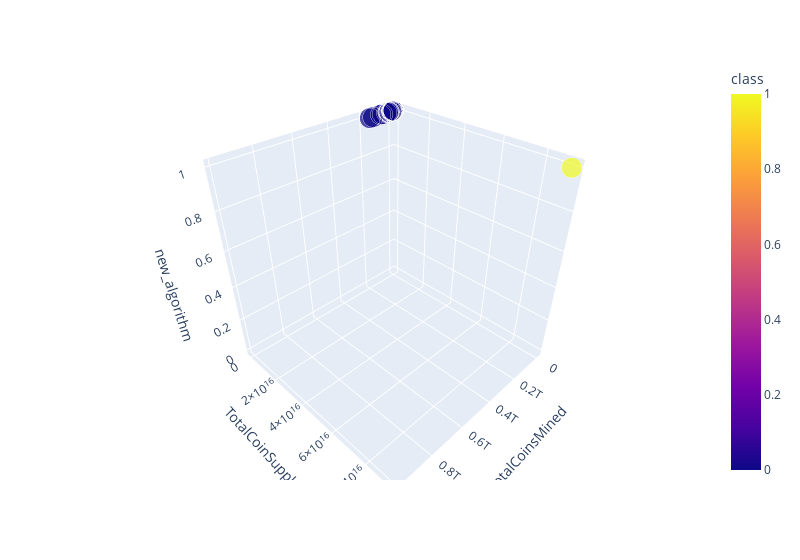

Write notebook code for a chart like this one.
### Code cell
#Plotting the clusters with three features
fig =px.scatter_3d(
    df_X,
    x= "TotalCoinsMined",
    y= "TotalCoinSupply",
    z="new_algorithm",
    color="class",
    size="new_algorithm",
    width=800,
)
fig.update_layout(legend=dict(x=0, y=1))
fig.show()

### Figure 1 — Plotly figure (JSON) as saved in the notebook; plotly's stock layout.template omitted (floating-point values rounded to 4 significant figures; data arrays with more than 128 entries replaced by an {"elided": "..."} marker saying what was removed)
{"data": [{"hovertemplate": "TotalCoinsMined=%{x}<br>TotalCoinSupply=%{y}<br>new_algorithm=%{marker.size}<br>class=%{marker.color}<extra></extra>", "legendgroup": "", "marker": {"color": {"elided": "685 int values"}, "coloraxis": "coloraxis", "size": {"elided": "685 int values"}, "sizemode": "area", "sizeref": 0.0025, "symbol": "circle"}, "mode": "markers", "name": "", "scene": "scene", "showlegend": false, "type": "scatter3d", "x": {"elided": "685 float values"}, "y": {"elided": "685 float values"}, "z": {"elided": "685 int values"}}], "layout": {"coloraxis": {"colorbar": {"title": {"text": "class"}}, "colorscale": [[0, "#0d0887"], [0.1111, "#46039f"], [0.2222, "#7201a8"], [0.3333, "#9c179e"], [0.4444, "#bd3786"], [0.5556, "#d8576b"], [0.6667, "#ed7953"], [0.7778, "#fb9f3a"], [0.8889, "#fdca26"], [1, "#f0f921"]]}, "legend": {"itemsizing": "constant", "tracegroupgap": 0, "x": 0, "y": 1}, "margin": {"t": 60}, "scene": {"domain": {"x": [0, 1], "y": [0, 1]}, "xaxis": {"title": {"text": "TotalCoinsMined"}}, "yaxis": {"title": {"text": "TotalCoinSupply"}}, "zaxis": {"title": {"text": "new_algorithm"}}}, "width": 800}}
